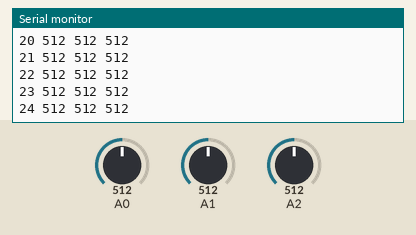
This sketch was run on a simulated Arduino Uno, built with avr-gcc and run on an emulated ATmega328P. Parts: the last lines printed to the serial monitor. The inputs (shaded band) are chosen by the test bench; at power-on: A0 = 512, A1 = 512, A2 = 512.

Above: at 1.2 s.
1.3 s: A0 set to 716
At 1.34 s:
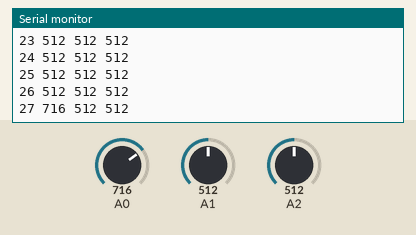
2.8 s: A1 set to 716
At 2.82 s:
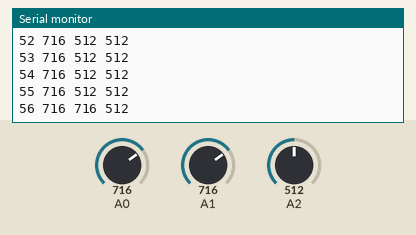
4.3 s: A2 set to 716
At 4.3 s:
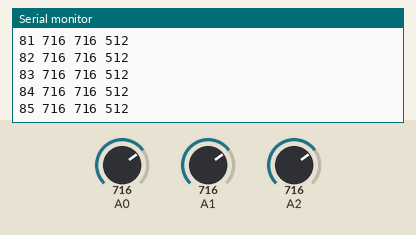
5.8 s: A0 set to 900
At 5.83 s:
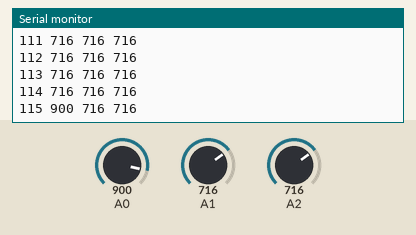
7.3 s: A1 set to 900
At 7.31 s:
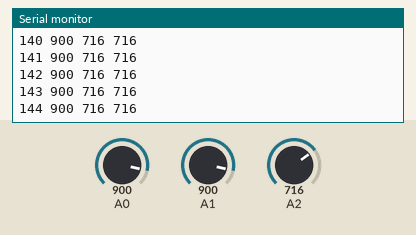
8.8 s: A2 set to 900
At 8.84 s:
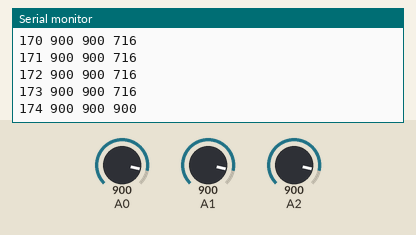
Timing chart, 0 to 11.3 s (numbered marks = the images above; inputs shaded):
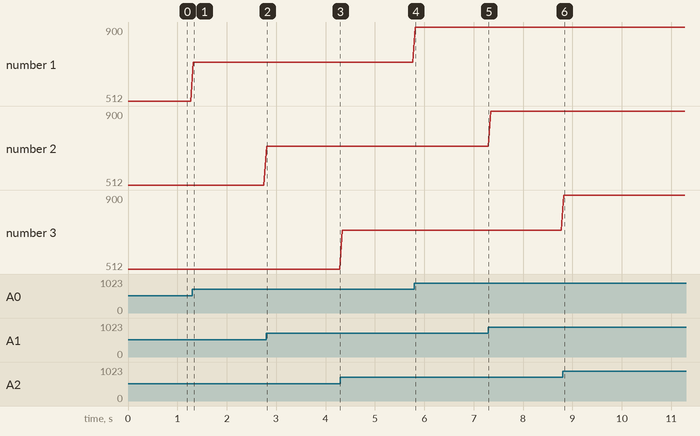

Measured:
- after the input at 1.3 s, the serial monitor: prints a new line at once (image 1)
- plotted number 1: 512 → 716 after the input at 1.3 s

The sketch:

Embedded.ino
```cpp
int testNum = 0;

void setup() {
  // put your setup code here, to run once:
  Serial.begin(115200);
}

void loop() {
  // Increment the test number, as we are starting a new test
  testNum += 1;

  // Read the pins A0 - A2
  int rawX = analogRead(A0);
  int rawY = analogRead(A1);
  int rawZ = analogRead(A2);

  // Define variables and scale them to G's
  float scaledX, scaledY, scaledZ;
  scaledX = mapf(rawX, 0, 675, -3, 3);
  scaledY = mapf(rawY, 0, 675, -3, 3);
  scaledZ = mapf(rawY, 0, 675, -3, 3);

  // Print the data
  /*
  Serial.println("Test Number : " + (String)testNum);
  Serial.println("X: " + (String)rawX + " ; X: " + (String)scaledX + " g");
  Serial.println("Y: " + (String)rawY + " ; Y: " + (String)scaledY + " g");
  Serial.println("Z: " + (String)rawZ + " ; Z: " + (String)scaledZ + " g");
  */

  // Print the data
  Serial.print(testNum); Serial.print(" ");
  Serial.print(rawX); Serial.print(" ");
  Serial.print(rawY); Serial.print(" ");
  Serial.println(rawZ);

  // Wait
  delay(50);
}

float mapf(float x, float in_min, float in_max, float out_min, float out_max)
{
  return (x - in_min) * (out_max - out_min) / (in_max - in_min) + out_min;
}
```
